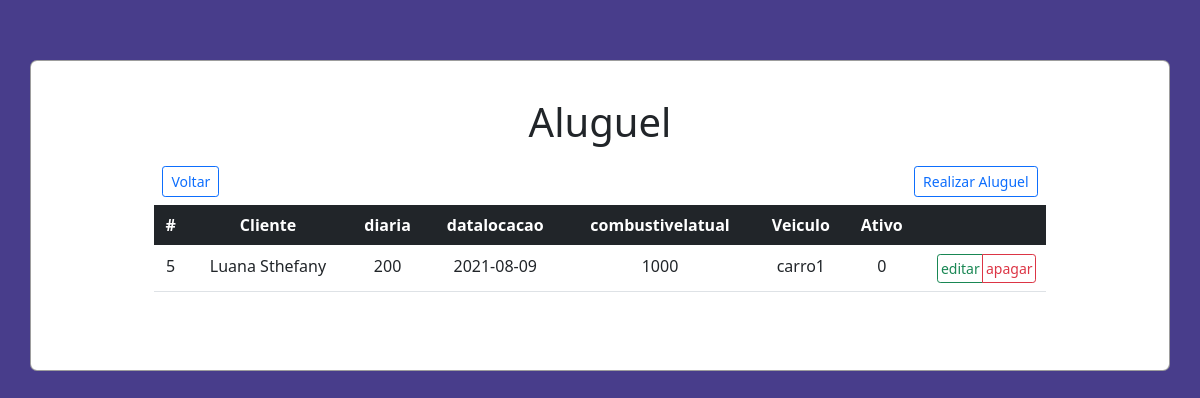
The page /src/views/vendas.php on the database as committed earlier.
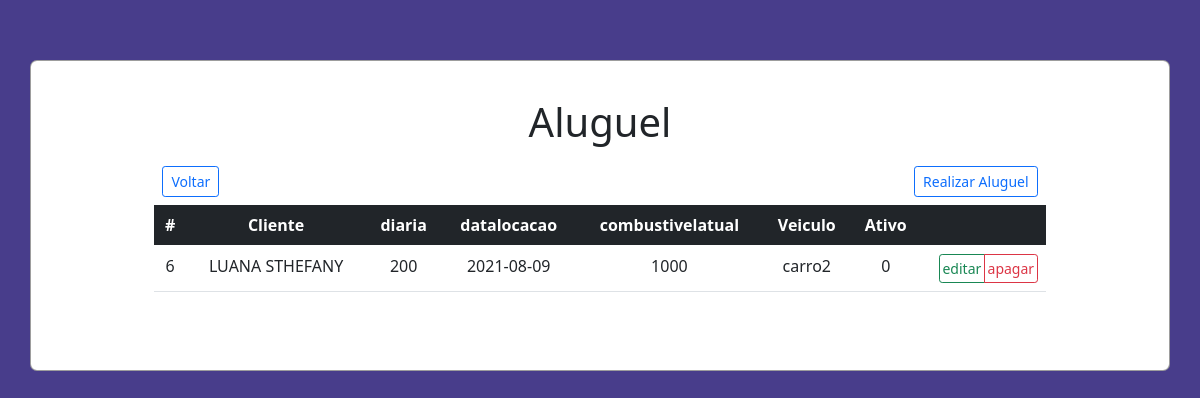
The same page on the database as committed later.
### tables this page shows
CREATE TABLE `aluguel` (
  `idaluguel` int(11) NOT NULL,
  `idcliente` int(11) NOT NULL,
  `diaria` varchar(200) NOT NULL,
  `datalocacao` date NOT NULL,
  `combustivelatual` varchar(200) NOT NULL,
  `ativo` tinyint(1) NOT NULL
);

CREATE TABLE `cliente` (
  `idcliente` int(11) NOT NULL,
  `nome` varchar(200) NOT NULL,
  `email` varchar(200) NOT NULL,
  `endereco` varchar(200) NOT NULL,
  `telefone` varchar(200) NOT NULL
);

CREATE TABLE `veiculo` (
  `idveiculo` int(11) NOT NULL,
  `idtipoveiculo` int(11) NOT NULL,
  `idmodelo` int(11) NOT NULL,
  `idseguro` int(11) NOT NULL,
  `ano` varchar(200) NOT NULL,
  `cor` varchar(200) NOT NULL,
  `placa` varchar(200) NOT NULL,
  `status` varchar(200) NOT NULL,
  `nome` varchar(200) NOT NULL
);

### src/controller/VendasController.php (called while the page is built, shortened)
<?php
require_once '../model/Venda.php';
require_once '../model/Database.php';
class VendasController extends aluguel
{
    protected $tabela = 'aluguel';
    public function findAll()
    {
        $query = "SELECT * FROM $this->tabela";
        $stm = Database::prepare($query);
        $stm->execute();
        $aluguels = array();
        foreach ($stm->fetchAll() as $aluguel) {
             $query2 = "SELECT * FROM itemaluguel WHERE idaluguel = $aluguel->idaluguel";
             $stm2 = Database::prepare($query2);
             $stm2->execute();
             $a = $stm2->fetch(PDO::FETCH_OBJ);
             $query3 = "SELECT * FROM veiculo WHERE idveiculo = $a->idveiculo";
             $stm3 = Database::prepare($query3);
             $stm3->execute();
             $b = $stm3->fetch(PDO::FETCH_OBJ);
            array_push(
                $aluguels,
                new aluguel($aluguel->idaluguel, $aluguel->idcliente, $aluguel->diaria, $aluguel->datalocacao, $aluguel->combustivelatual,$b->nome, $aluguel->ativo )
            );
        }
        return $aluguels;
    }
}

### src/model/Database.php (called while the page is built, shortened)
<?php
class Database
{
    private static $instance;
    public static function getInstance()
    {
        if (!isset(self::$instance)) {
            try {
                self::$instance = new PDO('mysql:host=' . HOST . '; dbname=' . BASE, USER, PASS);
                self::$instance->setAttribute(PDO::ATTR_ERRMODE, PDO::ERRMODE_EXCEPTION);
                self::$instance->setAttribute(PDO::ATTR_DEFAULT_FETCH_MODE, PDO::FETCH_OBJ);
            } catch (PDOException $error) {
                echo $error->getMessage();
            }
        }
        return self::$instance;
    }
    public static function prepare($sql)
    {
        return self::getInstance()->prepare($sql);
    }
}

### src/model/Venda.php (called while the page is built, shortened)
<?php
class aluguel
{
    private $idaluguel;
    private $idcliente;
    private $diaria;
    private $datalocacao;
    private $combustivelatual;
    private $nome;
    private $ativo;
    public function __construct($idaluguel, $idcliente,$diaria,$datalocacao,$combustivelatual,$nome,$ativo)
    {
        $this->idaluguel = $idaluguel;
        $this->idcliente = $idcliente;
        $this->diaria = $diaria;
        $this->datalocacao = $datalocacao;
        $this->combustivelatual = $combustivelatual;
        $this->nome = $nome;
        $this->ativo = $ativo;
    }
    public function getidaluguel()
    {
        return $this->idaluguel;
    }
    public function getidcliente()
    {
        return $this->idcliente;
    }
    public function getnome()
    {
        return $this->nome;
    }
        public function getdiaria()
    {
        return $this->diaria;
    }
    public function getdatalocacao()
    {
        return $this->datalocacao;
    }
        public function getcombustivelatual()
    {
        return $this->combustivelatual;
    }
        public function getativo()
    {
        return $this->ativo;
    }
}

### src/controller/ClientesController.php (called while the page is built, shortened)
<?php
require_once '../model/cliente.php';
require_once '../model/Database.php';
class ClientesController extends cliente
{
    protected $tabela = 'cliente';
    public function findOne($idcliente)
    {
        $query = "SELECT * FROM $this->tabela WHERE idcliente = :id";
        $stm = Database::prepare($query);
        $stm->bindParam(':id', $idcliente, PDO::PARAM_INT);
        $stm->execute();
        $cliente = new cliente(null, null, null, null, null);
        foreach ($stm->fetchAll() as $cl) {
            $cliente->setidcliente($cl->idcliente);
            $cliente->setNome($cl->nome);
            $cliente->setemail($cl->email);
            $cliente->setendereco($cl->endereco);
            $cliente->settelefone($cl->telefone);
        }
        return $cliente;
    }
}

### src/model/cliente.php (called while the page is built, shortened)
<?php
class cliente
{
    private $nome;
    public function __construct($idcliente, $nome, $email,$endereco,$telefone)
    {
        $this->nome = $nome;
    }
    public function getNome()
    {
        return $this->nome;
    }
    public function setNome($nome)
    {
        $this->nome = $nome;
    }
}

### src/views/vendas.php (the view, shortened to what the changed rows need)
<!DOCTYPE html>
<html lang="pt_br">
<head>
    <link href="https://cdn.jsdelivr.net/npm/bootstrap@5.0.1/dist/css/bootstrap.min.css" rel="stylesheet">
    <link rel="stylesheet" href="../../public/styles/main.css">
</head>
<body class="text-center">
    <div class="container">
        <h1 class="p-1 title">Aluguel</h1>
        <table class="table">
            <thead class="table-dark">
                <th>#</th>
                <th>Cliente</th>
                <th>diaria</th>
                <th>datalocacao</th>
                <th>combustivelatual</th>
                <th>Veiculo</th>
                <th>Ativo</th>
                <th></th>
            </thead>
            <tbody>
                <?php
                    require_once '../controller/VendasController.php';
                    require_once '../controller/ClientesController.php';
                    $aluguels = new VendasController();
                    $clientes = new ClientesController();
                    foreach ($aluguels->findAll() as $aluguel) { ?>
                        <tr>
                            <td> <?= $aluguel->getidaluguel() ?> </td>
                            <td> <?= $clientes->findOne($aluguel->getidcliente())->getnome() ?> </td>
                            <td> <?= $aluguel->getdiaria() ?> </td>
                            <td> <?= $aluguel->getdatalocacao() ?> </td>
                            <td> <?= $aluguel->getcombustivelatual() ?> </td>
                            <td> <?= $aluguel->getnome() ?> </td>
                            <td> <?= $aluguel->getativo() ?> </td>
                            <td>
                                <div class="btn-group btn-group-sm">
                                    <a href="./editar-venda.php?id=<?= $aluguel->getidaluguel() ?>" class="btn btn-outline-success">editar</a>
                                <a href="./apagar-venda.php?id=<?= $aluguel->getidaluguel() ?>" onclick="return confirm('Tem certeza de que deseja excluir este item?');"class="btn btn-outline-danger">apagar</a>
                                </div>
                            </td>
                        </tr> <?php
                    }
                ?>
            </tbody>
        </table>
    </div>
</body>
</html>

Rows that differ between the two databases and show on the page:
removed aluguel: idaluguel "5", idcliente.telefone "Luana Sthefany", diaria "200", datalocacao "2021-08-09", combustivelatual "1000", ativo "0"
no longer on this page (row edited): veiculo: nome "carro1"
added aluguel: idaluguel "6", idcliente.telefone "LUANA STHEFANY", diaria "200", datalocacao "2021-08-09", combustivelatual "1000", ativo "0"
added veiculo: nome "carro2"
